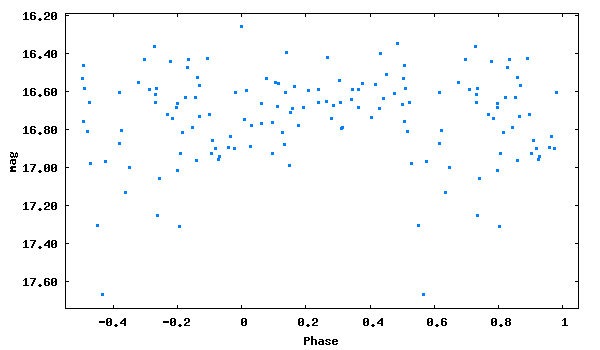

The gnuplot source for this figure:
set term png size 600,350 medium
set colors classic
set output 'phase_lc_5.png'
set xlabel 'Phase'
set ylabel 'mag'
#set title 'JDmax = 2447062.49600 + 0.1218252 x E'
set format y '%5.2f'
plot [-0.55:1.05][17.74:16.19] "phase_lc_5.dat" linecolor 3 pointtype 5 pointsize 0.3 title ""
